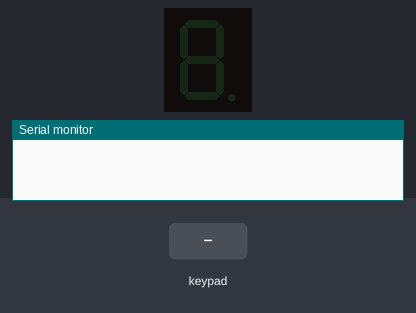
A sketch run on a simulated Arduino Uno, built with avr-gcc and run on an emulated ATmega328P. Shown: 1-digit seven-segment display, the last lines printed to the serial monitor. Wiring (inferred from the names in the program): 1-digit 7-segment display, segments lit when HIGH: segments A5, A4, pin 2, pin 3, pin 4, pin 5, pin 6. The test bench sets the inputs (shaded band). The segment pins are drawn as the display they are named for.

Above: at 1.2 s.
1.3 s: keypad keys 7 8 9 1 0 pressed 0.4 s apart
At 4.3 s:
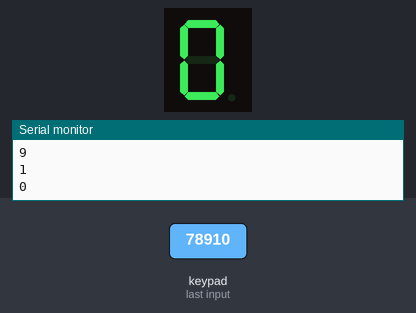
4.8 s: key '2' pressed
At 6.0 s:
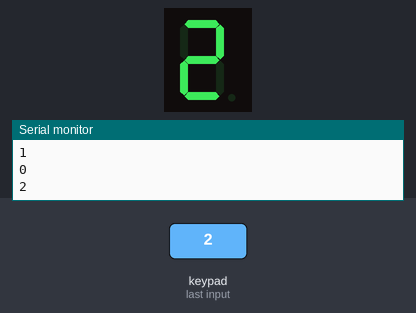
6.3 s: keypad keys 1 3 9 7 2 # pressed 0.4 s apart
At 6.5 s:
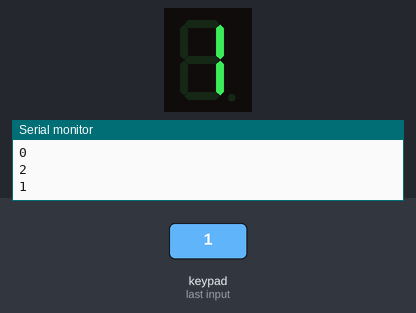
10.2 s: key '4' pressed
At 11.2 s:
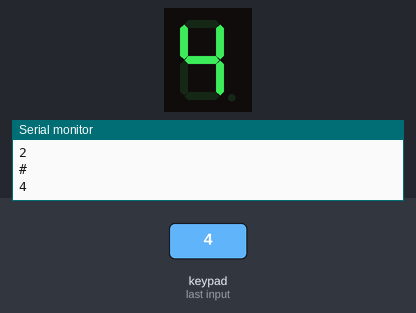
11.7 s: key '5' pressed
At 12.1 s:
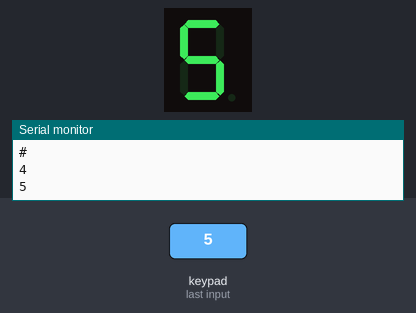
13.2 s: key '6' pressed
At 13.5 s:
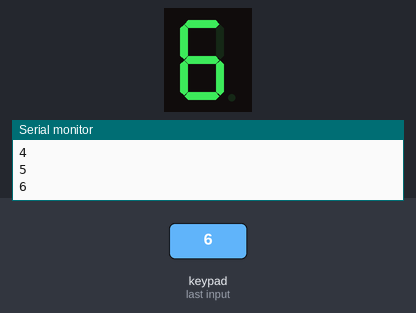
Timing chart, 0 to 15.7 s (numbered marks = the images above; inputs shaded):
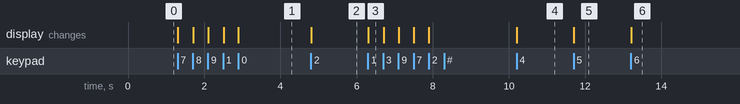

The sketch:

KEYpad_with_7-Segments.ino
```cpp
#include <Keypad.h>
#define segA A5//connecting segment A to PIN2
#define segB A4// connecting segment B to PIN3
#define segC 2// connecting segment C to PIN4
#define segD 3// connecting segment D to PIN5
#define segE 4// connecting segment E to PIN6
#define segF 5// connecting segment F to PIN7
#define segG 6// connecting segment G to PIN8
const byte ROWS = 4; //four rows
const byte COLS = 4; //four columns
int COUNT=0;//count integer for 0-9 increment
int button1;
int button2;
int COUNT2=COUNT/10;
int digit=0;
int digit2=0;
//define the cymbols on the buttons of the keypads
char hexaKeys[ROWS][COLS] = {

{'1', '2', '3', 'A'},
{'4', '5', '6', 'B'},
{'7', '8', '9', 'C'},
{'*', '0', '#', 'D'}
};
byte rowPins[ROWS] = {7,8,9,10};
byte colPins[COLS] = {11,12,13,A0};
Keypad customKeypad = Keypad( makeKeymap(hexaKeys), rowPins, colPins, ROWS, COLS);
 char customKey ;
void setup(){
pinMode(A0,INPUT);
pinMode(A4,OUTPUT);
pinMode(A5,OUTPUT);
Serial.begin(9600);
  for(int i=2;i<7;i++){
  pinMode(i,OUTPUT);}
  Serial.begin(9600);
}
  void Segment(){
  switch (customKey)

               {case'0'://when count value is zero show”0” on disp
                digitalWrite(segA, HIGH);
                digitalWrite(segB, HIGH);
                digitalWrite(segC, HIGH);
                digitalWrite(segD, HIGH);
                digitalWrite(segE, HIGH);
                digitalWrite(segF, HIGH);
                digitalWrite(segG, LOW);
                break;

                case '1':// when count value is 1 show”1” on disp
                digitalWrite(segA, LOW);
                digitalWrite(segB, HIGH);
                digitalWrite(segC, HIGH);
                digitalWrite(segD, LOW);
                digitalWrite(segE, LOW);
                digitalWrite(segF, LOW);
                digitalWrite(segG, LOW);
                break;

                case '2':// when count value is 2 show”2” on disp
                digitalWrite(segA, HIGH);
                digitalWrite(segB, HIGH);
                digitalWrite(segC, LOW);
                digitalWrite(segD, HIGH);
                digitalWrite(segE, HIGH);
                digitalWrite(segF, LOW);
                digitalWrite(segG, HIGH);
                break;

                case '3':// when count value is 3 show”3” on disp
                digitalWrite(segA, HIGH);
                digitalWrite(segB, HIGH);
                digitalWrite(segC, HIGH);
                digitalWrite(segD, HIGH);
                digitalWrite(segE, LOW);
                digitalWrite(segF, LOW);
                digitalWrite(segG, HIGH);
                break;

                case '4':// when count value is 4 show”4” on disp
                digitalWrite(segA, LOW);
                digitalWrite(segB, HIGH);
                digitalWrite(segC, HIGH);
                digitalWrite(segD, LOW);
                digitalWrite(segE, LOW);
                digitalWrite(segF, HIGH);
                digitalWrite(segG, HIGH);
                break;

                case '5':// when count value is 5 show”5” on disp
                digitalWrite(segA, HIGH);
                digitalWrite(segB, LOW);
                digitalWrite(segC, HIGH);
                digitalWrite(segD, HIGH);
                digitalWrite(segE, LOW);
                digitalWrite(segF, HIGH);
                digitalWrite(segG, HIGH);
                break;

                case '6':// when count value is 6 show”6” on disp
                digitalWrite(segA, HIGH);
                digitalWrite(segB, LOW);
                digitalWrite(segC, HIGH);
                digitalWrite(segD, HIGH);
                digitalWrite(segE, HIGH);
                digitalWrite(segF, HIGH);
                digitalWrite(segG, HIGH);
                break;

                case '7':// when count value is 7 show”7” on disp
                digitalWrite(segA, HIGH);
                digitalWrite(segB, HIGH);
                digitalWrite(segC, HIGH);
                digitalWrite(segD, LOW);
                digitalWrite(segE, LOW);
                digitalWrite(segF, LOW);
                digitalWrite(segG, LOW);
                break;

                case '8':// when count value is 8 show”8” on disp
                digitalWrite(segA, HIGH);
                digitalWrite(segB, HIGH);
                digitalWrite(segC, HIGH);
                digitalWrite(segD, HIGH);
                digitalWrite(segE, HIGH);
                digitalWrite(segF, HIGH);
                digitalWrite(segG, HIGH);
                break;

                case '9':// when count value is 9 show”9” on disp
                digitalWrite(segA, HIGH);
                digitalWrite(segB, HIGH);
                digitalWrite(segC, HIGH);
                digitalWrite(segD, HIGH);
                digitalWrite(segE, LOW);
                digitalWrite(segF, HIGH);
                digitalWrite(segG, HIGH);
                break;

                break;}
                }


void loop(){
customKey = customKeypad.getKey();
  Segment();
 if (customKey){
    Serial.println(customKey);

  }
}
```

Measured:
- after the input at 1.3 s, the display: first changes at once (image 1 shows a later state)
- after the input at 4.8 s, the display: changes at once (image 2)
- after the input at 6.3 s, the display: changes at once (image 3)
- after the input at 10.2 s, the display: changes at once (image 4)
- after the input at 11.7 s, the display: changes at once (image 5)
- after the input at 13.2 s, the display: changes at once (image 6)
